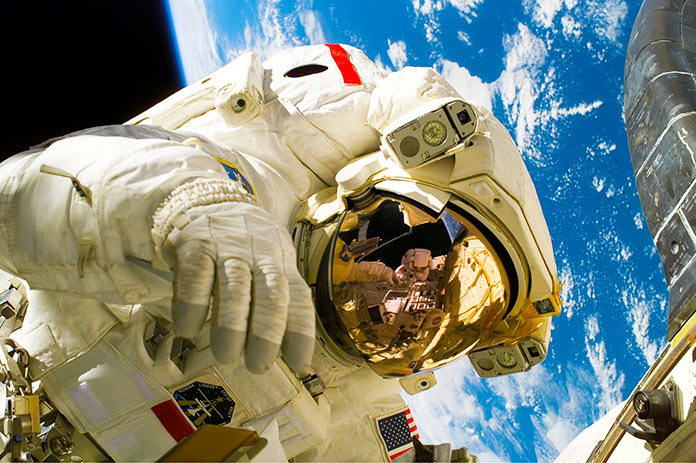
#> input picture Object_Recognition/img.jpg, 696 x 463 px
$ python p1.py   (older library calls are emulated)
#> lines starting #> are read from the running program, lines starting #| are printed output that depends on the picture
# García Santoyo, Lissethe Alejandra 17110106
# Sistemas de visión artificial y procesamiento de imágenes
# Capítulo 10:"Reconocimiento de objetos"
# Archivo: "programa_1_17110106.py"

# Detector de características densas

import cv2
import numpy as np
#import create_features
#from ..common import my_ds


class DenseDetector(object):
    def __init__(self, step_size=20, feature_scale=40,img_bound=20):
        # Creamos un detector de características densas
        ####self.detector = cv2.FeatureDetector_create("Dense")
        self.detector = cv2.xfeatures2d.SIFT_create()
        ####self.detector = cv2.FeatureDetector_create("Dense")
        # Lo inicializamos con todos los parámetros requeridos
        self.detector.setInt("initXyStep", step_size)
        self.detector.setInt("initFeatureScale", feature_scale)
        self.detector.setInt("initImgBound", img_bound)


    def detect(self, img):
        # Corremos el detector de características en la imagen de entrada
        return self.detector.detect(img)


if __name__=='__main__':
    input_image = cv2.imread('img.jpg')
#> input_image is the input picture: shape (463, 696, 3); mean B, G, R 122.1, 134.3, 124.8
    input_image_sift = np.copy(input_image)
    # Convertimos a escala de grises
    gray_image = cv2.cvtColor(input_image, cv2.COLOR_BGR2GRAY)
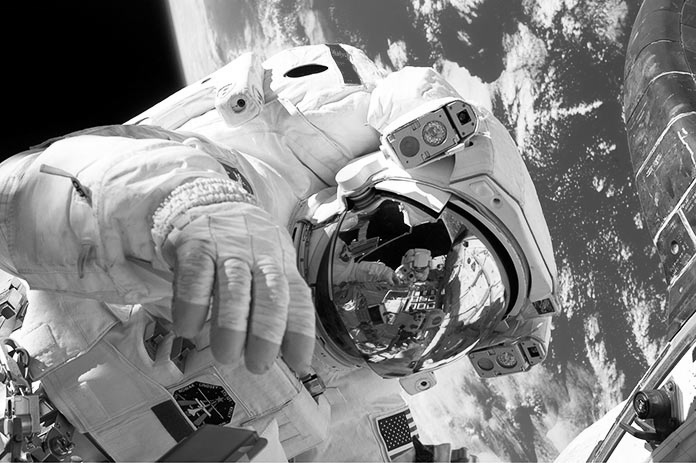
#> gray_image: shape (463, 696); min 0, max 255, mean 130.1
    keypoints = DenseDetector(20,20,5).detect(input_image)
#> (the run stopped early here; a loop or call above may not have finished)
